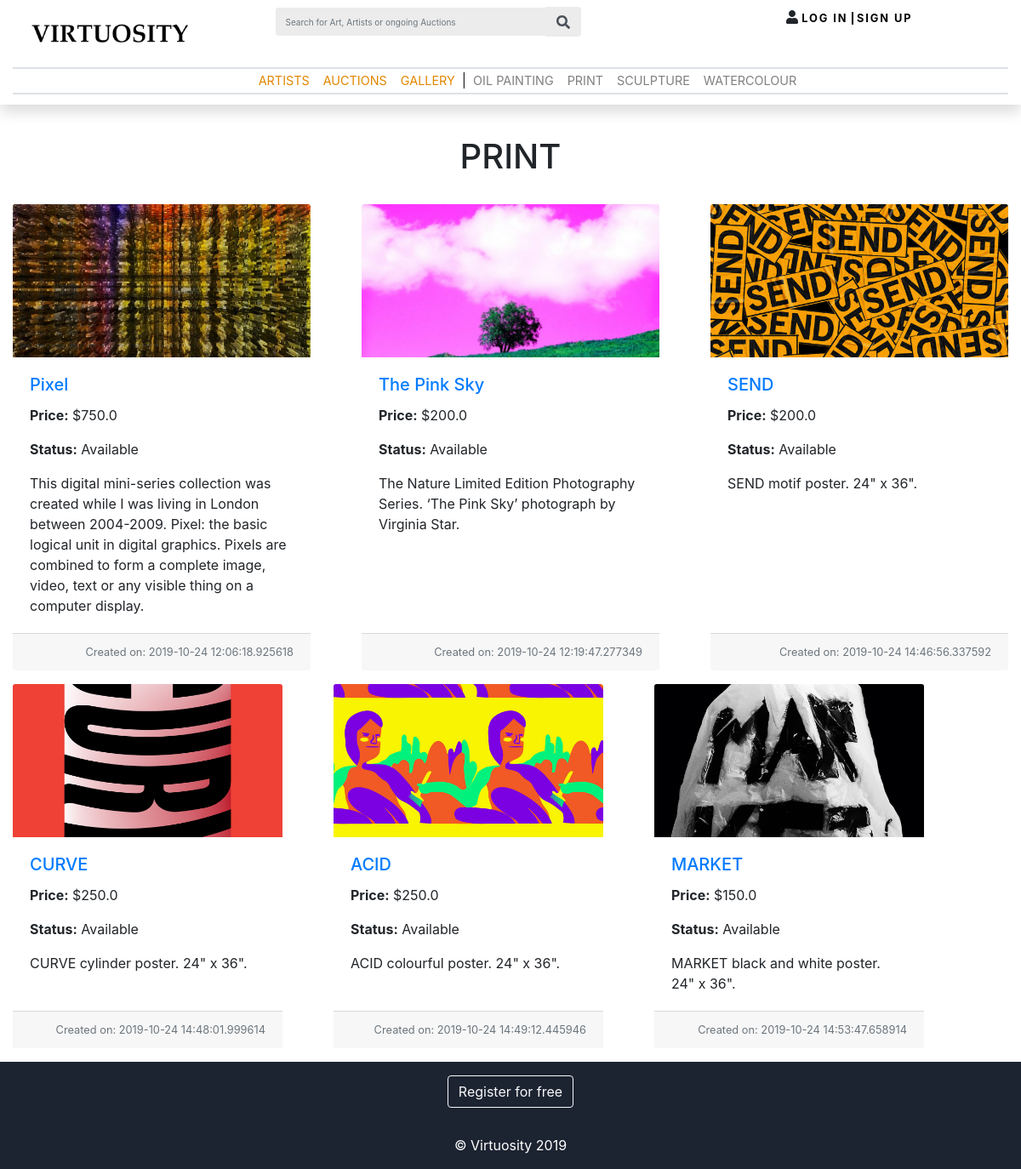
The page /prints on the database its author committed.
### marketplace/models.py (models this page shows)
class Artwork(db.Model, UserMixin):
    __tablename__ = 'artworks'
    id = db.Column(db.Integer, primary_key=True)
    seller_id = db.Column(db.Integer, db.ForeignKey('users.id'))
    image_address = db.Column(db.String(500), nullable = False)
    create_date = db.Column(db.DateTime, nullable = False)
    name = db.Column(db.String(1000), nullable = False)
    category = db.Column(db.String(300), nullable = False)
    description = db.Column(db.String(1000), nullable = False)
    price = db.Column(db.Float(precision=2), nullable = False)
    availability = db.Column(db.Boolean, default = True)

### marketplace/views.py (the view)
@bp.route('/prints')
def prints():
     artworks = Artwork.query.filter_by(category = 'Print')
     num_results = Artwork.query.filter_by(category = 'Print').count()
     return render_template("_print.html", artworks = artworks, num_results = num_results)

### marketplace/templates/_print.html (shortened to what this page needs)
{% import "bootstrap/wtf.html" as wtf %}
{% extends 'base.html' %}
{% block content %}
<head>
</head>
<div class ="text-center pb-4"><H1>PRINT</H1></div>
<div class="card-deck">
    <div class="row">
    {% for i in range(num_results) %}
    {% if i % 3 == 0 %}
    </div>
    <div class="row">
    {% endif %}
        <div class="card mb-3 col-md-4 card border-secondary">
            <img src="../static/img/{{artworks[i].image_address}}" class="card-img-top" alt="...">
            <div class="card-body">
                <h5 class="card-title"><a href="{{ url_for('main.item_details', id = artworks[i].id) }}">{{artworks[i].name}}</a></h5>
                <p class="card-text"><b>Price:</b> ${{artworks[i].price}}</p>
                {% if artworks[i].availability == True %}
                <p class="card-text"><b>Status:</b> Available</p>
                {% else %}
                <p class="card-text"><b>Status:</b> SOLD</p>
                {% endif %}
                <p class="card-text">{{artworks[i].description}}</p>
            </div>
            <div class="card-footer">
                <small class="text-muted float-right">Created on: {{artworks[i].create_date}}</small>
            </div>
        </div>
    {% endfor %}
    </div>
</div>
{% endblock %}

### marketplace/static/css/virtuosity.css (style rules this page uses)
.card { border:none; }
.card-img-top { width: 100%; height: 15vw; object-fit: cover; }
.row { margin-right: 0px; margin-left: 0px; }

### marketplace/templates/base.html (style rules this page uses)
body { padding-top: 10vh; }

### marketplace/templates/_print.html (style rules this page uses)
body { padding-top: 20vh; }

### rows shown on the page
Artwork: image_address (picture), name "Pixel", price "750.0", description "This digital mini-series collection was created while I was living in London between 2004-2009. Pixel: the basic logical unit in digital graphics. Pixels are combined to form a complete image, video, text or any visible thing on a computer display.", create_date "2019-10-24 12:06:18.925618"
Artwork: image_address (picture), name "The Pink Sky", price "200.0", description "The Nature Limited Edition Photography Series. ‘The Pink Sky’ photograph by Virginia Star.", create_date "2019-10-24 12:19:47.277349"
Artwork: image_address (picture), name "SEND", price "200.0", description "SEND motif poster. 24\" x 36\".", create_date "2019-10-24 14:46:56.337592"
Artwork: image_address (picture), name "CURVE", price "250.0", description "CURVE cylinder poster. 24\" x 36\".", create_date "2019-10-24 14:48:01.999614"
Artwork: image_address (picture), name "ACID", price "250.0", description "ACID colourful poster. 24\" x 36\".", create_date "2019-10-24 14:49:12.445946"
Artwork: image_address (picture), name "MARKET", price "150.0", description "MARKET black and white poster. 24\" x 36\".", create_date "2019-10-24 14:53:47.658914"
